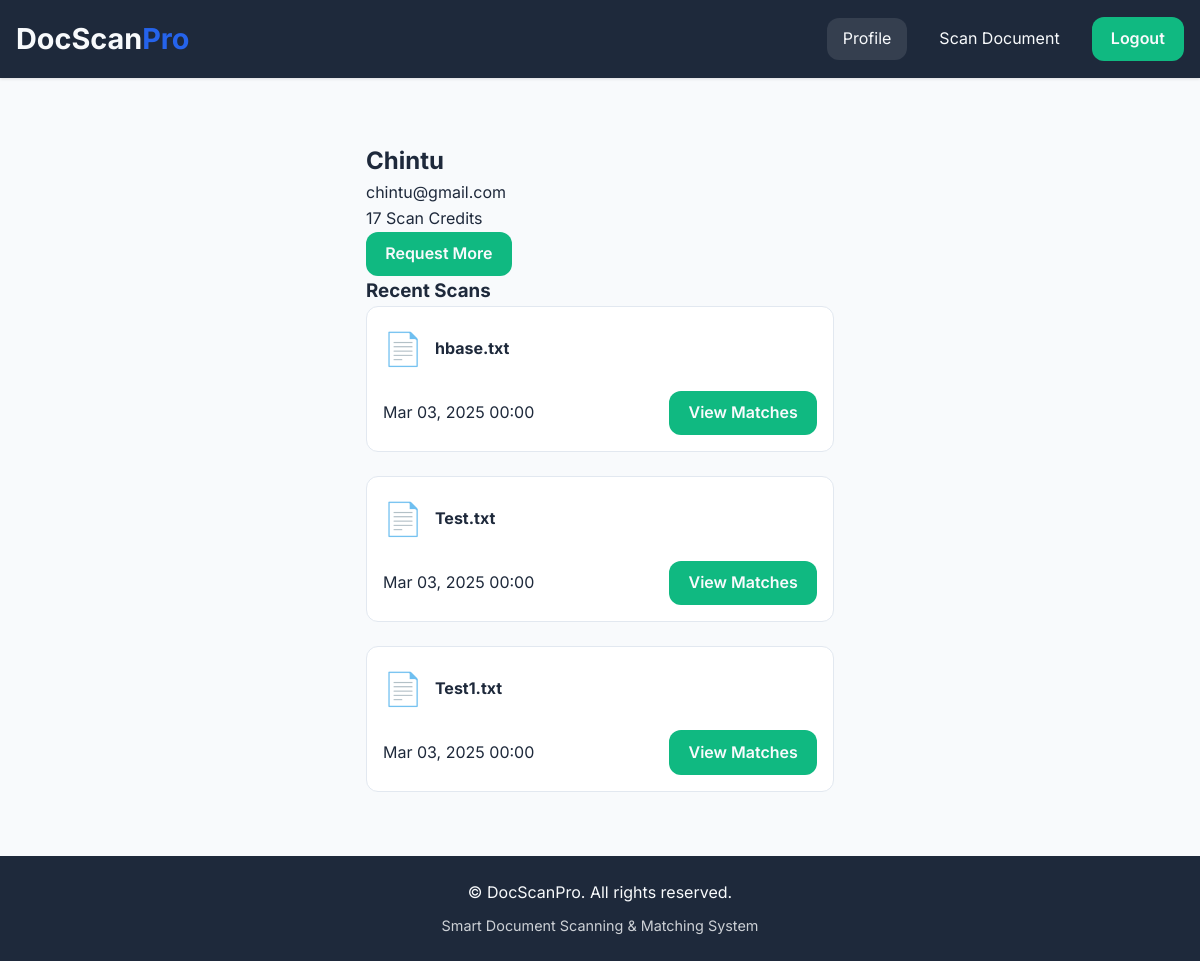
Screenshot of /profile (signed in) with the database file from the repository.
### tables this page shows
CREATE TABLE users (
            id INTEGER PRIMARY KEY AUTOINCREMENT,
            name TEXT NOT NULL,
            email TEXT UNIQUE NOT NULL,
            contact TEXT NOT NULL,
            password_hash TEXT NOT NULL,
            role TEXT DEFAULT 'user',
            credits INTEGER DEFAULT 20,
            last_reset DATE DEFAULT CURRENT_DATE
        );

CREATE TABLE documents (
            id INTEGER PRIMARY KEY AUTOINCREMENT,
            user_id INTEGER NOT NULL,
            filename TEXT NOT NULL,
            content TEXT NOT NULL,
            upload_date DATE DEFAULT CURRENT_DATE,
            FOREIGN KEY (user_id) REFERENCES users (id) ON DELETE CASCADE
        );

### blueprints/documents.py (the view)
@doc_bp.route('/profile')
def profile():
    if 'user_id' not in session:
        flash('Please log in to access your profile.', 'error')
        return redirect('/auth/login')
    conn = get_db_connection()
    cursor = conn.cursor()
    cursor.execute('SELECT * FROM users WHERE id = ?', (session['user_id'],))
    user = cursor.fetchone()
    cursor.execute('SELECT * FROM documents WHERE user_id = ? ORDER BY upload_date DESC', (session['user_id'],))
    documents = cursor.fetchall()
    conn.close()
    return render_template('profile.html', user=user, documents=documents)

### app.py (called while the page is built)
@app.template_filter('file_icon')
def file_icon_filter(filename):
    ext = filename.split('.')[-1].lower()
    icons = {
        'txt': '📄', 'csv': '📊', 'doc': '📑', 'docx': '📑', 'pdf': '📘'
    }
    return icons.get(ext, '📁')

@app.template_filter('datetimeformat')
def datetime_format(value, format='%b %d, %Y %H:%M'):
    if value is None:
        return ""
    if isinstance(value, str):
        try:
            value = datetime.fromisoformat(value)
        except Exception:
            return value
    return value.strftime(format)

@app.after_request
def add_security_headers(response):
    response.headers['Strict-Transport-Security'] = 'max-age=31536000; includeSubDomains'
    response.headers['X-Content-Type-Options'] = 'nosniff'
    response.headers['X-Frame-Options'] = 'DENY'
    response.headers['X-XSS-Protection'] = '1; mode=block'
    response.headers['Content-Security-Policy'] = "default-src 'self' 'unsafe-inline' https://fonts.googleapis.com https://fonts.gstatic.com"
    return response

### blueprints/documents.py (called while the page is built)
def get_db_connection():
    conn = sqlite3.connect('database.db')
    conn.row_factory = sqlite3.Row
    return conn

### templates/profile.html (shortened to what this page needs)
{% extends "base.html" %}
{% block content %}
<div class="profile-container fade-in">
    <div class="profile-header">
        <div class="user-info">
            <h2>{{ user.name }}</h2>
            <p>{{ user.email }}</p>
        </div>
        <div class="credit-status">
            <div class="credits">
                <span class="count">{{ user.credits }}</span>
                <span class="label">Scan Credits</span>
            </div>
            <a href="/credits/request" class="btn btn-secondary">Request More</a>
        </div>
    </div>
    <div class="documents-list">
        <h3>Recent Scans</h3>
        {% if documents %}
            <div class="documents-grid doc-grid">
                {% for doc in documents %}
                <div class="document-card doc-card fade-in">
                    <div class="doc-header">
                        <span class="file-icon">{{ doc.filename|file_icon }}</span>
                        <h4>{{ doc.filename|truncate(25) }}</h4>
                    </div>
                    <div class="doc-meta">
                        <span class="date">{{ doc.upload_date|datetimeformat }}</span>
                        <a href="/matches/{{ doc.id }}" class="btn btn-secondary">View Matches</a>
                    </div>
                </div>
                {% endfor %}
            </div>
        {% else %}
            <div class="empty-state">
                <p>No documents scanned yet.</p>
            </div>
        {% endif %}
    </div>
</div>
{% endblock %}

### templates/base.html (shortened to what this page needs)
<!DOCTYPE html>
<html lang="en">
<head>
    <link rel="stylesheet" href="{{ url_for('static', filename='style.css') }}">
</head>
<body>
    <nav class="navbar">
        <div class="container nav-container">
            <a href="/" class="logo">DocScan<span>Pro</span></a>
            <div class="nav-menu">
                {% if session.user_id %}
                    {% if session.role == 'admin' %}
                        <a href="/admin/analytics" class="nav-item">Dashboard</a>
                        <a href="/admin/credits" class="nav-item">Credit Requests</a>
                    {% else %}
                        <a href="/profile" class="nav-item">Profile</a>
                        <a href="/scan" class="nav-item">Scan Document</a>
                    {% endif %}
                    <a href="/auth/logout" class="btn btn-secondary">Logout</a>
                {% else %}
                    <a href="/auth/login" class="nav-item">Login</a>
                    <a href="/auth/register" class="btn btn-primary">Register</a>
                {% endif %}
            </div>
        </div>
    </nav>
    <main class="main-content">
        {% block content %}{% endblock %}
    </main>
    <footer class="footer">
        <div class="container">
            <p>&copy; {{ current_year }} DocScanPro. All rights reserved.</p>
            <p class="footer-note">Smart Document Scanning &amp; Matching System</p>
        </div>
    </footer>
</body>
</html>

### static/style.css (style rules this page uses)
:root { --primary: #2563eb; --primary-hover: #1d4ed8; --secondary: #10b981; --secondary-hover: #059669; --accent: #f59e0b; --dark: #1e293b; --light: #f8fafc; --background: #ffffff; --success: #10b981; --error: #ef4444; --warning: #f59e0b; --radius: 12px; --shadow-sm: 0 1px 3px rgba(0,0,0,0.12); --shadow-md: 0 4px 6px rgba(0,0,0,0.1); --shadow-lg: 0 10px 15px rgba(0,0,0,0.1); --transition: all 0.3s cubic-bezier(0.4, 0, 0.2, 1); }
* { margin: 0; padding: 0; box-sizing: border-box; }
body { font-family: 'Inter', system-ui, sans-serif; background: var(--light); color: var(--dark); line-height: 1.6; }
.navbar { background: var(--dark); padding: 1rem 0; position: sticky; top: 0; z-index: 1000; box-shadow: var(--shadow-sm); }
.nav-container { display: flex; align-items: center; justify-content: space-between; max-width: 1200px; margin: 0 auto; padding: 0 1rem; }
.logo { color: var(--light); font-size: 1.8rem; font-weight: 700; text-decoration: none; }
.logo span { color: var(--primary); }
.nav-menu { display: flex; align-items: center; gap: 1rem; }
.nav-item { color: var(--light); text-decoration: none; padding: 0.5rem 1rem; border-radius: var(--radius); transition: var(--transition); }
.nav-item:hover, .nav-item.active { background: rgba(255,255,255,0.1); }
.btn { padding: 0.6rem 1.2rem; border: none; border-radius: var(--radius); cursor: pointer; font-weight: 600; transition: var(--transition); text-decoration: none; display: inline-block; }
.btn-secondary { background: var(--secondary); color: var(--light); }
.fade-in { animation: fadeIn 0.5s ease-out; }
.main-content { max-width: 1200px; margin: 2rem auto; padding: 0 1rem; }
.auth-container, .upload-container, .profile-container, .credit-request-container { max-width: 500px; margin: 3rem auto; padding: 1rem; }
.doc-grid { display: grid; grid-template-columns: repeat(auto-fill, minmax(280px, 1fr)); gap: 1.5rem; }
.doc-card { background: var(--background); border: 1px solid #e2e8f0; border-radius: var(--radius); padding: 1rem; transition: var(--transition); }
.doc-header { display: flex; align-items: center; gap: 0.75rem; margin-bottom: 1rem; }
.file-icon { font-size: 2rem; }
.doc-meta { display: flex; justify-content: space-between; align-items: center; }
.footer { background: var(--dark); color: var(--light); text-align: center; padding: 1rem 0; margin-top: 2rem; }
.footer p { margin: 0.5rem 0; }
.footer-note { font-size: 0.9rem; opacity: 0.8; }

### rows the page displays
users: name "Chintu", email "chintu@gmail.com", credits "17"
documents: filename|file_icon "📄", filename "hbase.txt", upload_date "Mar 03, 2025 00:00"
documents: filename|file_icon "📄", filename "Test.txt", upload_date "Mar 03, 2025 00:00"
documents: filename|file_icon "📄", filename "Test1.txt", upload_date "Mar 03, 2025 00:00"
